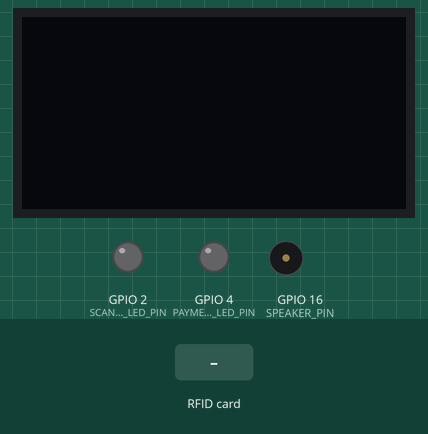
The program below on a simulated ESP32. On the bench: 128×64 one-colour display, output pins drawn as LEDs (lit = HIGH), buzzer (waves = sounding). Inputs (shaded band) come from the test bench. WiFi joins after 1.5 s; servers stay silent unless stated; no MQTT or app messages arrive unless stated; what the program prints to the serial monitor is not drawn.

Above: at 2.8 s.
2.9 s: RFID card 04 11 22 33 44 55 66 held to the reader
At 3.2 s:
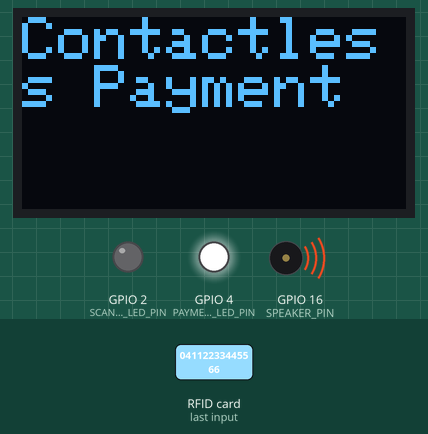
5.2 s: RFID card 11 22 33 44 held to the reader
At 5.9 s:
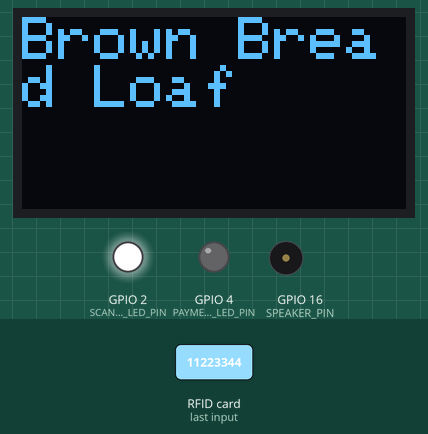
7.5 s: RFID card 5E 7A 19 C4 held to the reader
At 8.2 s:
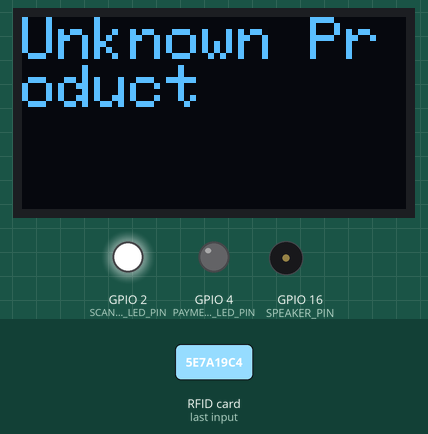
9.8 s: RFID card 55 66 77 88 held to the reader
At 10.4 s:
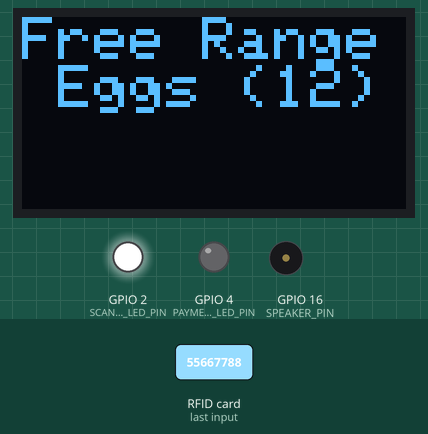
Timing chart, 0 to 12.8 s (numbered marks = the images above; inputs shaded):
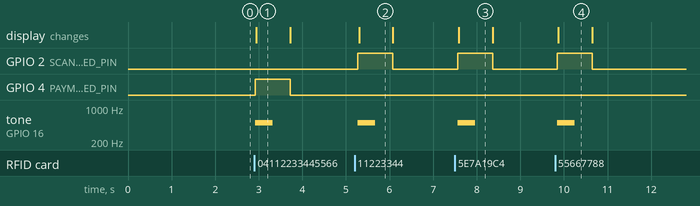

The program:

main.cpp
```cpp
#include <WiFi.h>
#include <PubSubClient.h>
#include <SPI.h>
#include <MFRC522.h>
#include <WiFiClientSecure.h>
#include <Wire.h>
#include <Adafruit_GFX.h>
#include <Adafruit_SSD1306.h>
#include <unordered_map>

// Root CA (same as before)
const char *digicertRootCA = R"EOF(
-----BEGIN CERTIFICATE-----
MIIDjjCCAnagAwIBAgIQAzrx5qcRqaC7KGSxHQn65TANBgkqhkiG9w0BAQsFADBh
MQswCQYDVQQGEwJVUzEVMBMGA1UEChMMRGlnaUNlcnQgSW5jMRkwFwYDVQQLExB3
d3cuZGlnaWNlcnQuY29tMSAwHgYDVQQDExdEaWdpQ2VydCBHbG9iYWwgUm9vdCBH
MjAeFw0xMzA4MDExMjAwMDBaFw0zODAxMTUxMjAwMDBaMGExCzAJBgNVBAYTAlVT
MRUwEwYDVQQKEwxEaWdpQ2VydCBJbmMxGTAXBgNVBAsTEHd3dy5kaWdpY2VydC5j
b20xIDAeBgNVBAMTF0RpZ2lDZXJ0IEdsb2JhbCBSb290IEcyMIIBIjANBgkqhkiG
9w0BAQEFAAOCAQ8AMIIBCgKCAQEAuzfNNNx7a8myaJCtSnX/RrohCgiN9RlUyfuI
2/Ou8jqJkTx65qsGGmvPrC3oXgkkRLpimn7Wo6h+4FR1IAWsULecYxpsMNzaHxmx
1x7e/dfgy5SDN67sH0NO3Xss0r0upS/kqbitOtSZpLYl6ZtrAGCSYP9PIUkY92eQ
q2EGnI/yuum06ZIya7XzV+hdG82MHauVBJVJ8zUtluNJbd134/tJS7SsVQepj5Wz
tCO7TG1F8PapspUwtP1MVYwnSlcUfIKdzXOS0xZKBgyMUNGPHgm+F6HmIcr9g+UQ
vIOlCsRnKPZzFBQ9RnbDhxSJITRNrw9FDKZJobq7nMWxM4MphQIDAQABo0IwQDAP
BgNVHRMBAf8EBTADAQH/MA4GA1UdDwEB/wQEAwIBhjAdBgNVHQ4EFgQUTiJUIBiV
5uNu5g/6+rkS7QYXjzkwDQYJKoZIhvcNAQELBQADggEBAGBnKJRvDkhj6zHd6mcY
1Yl9PMWLSn/pvtsrF9+wX3N3KjITOYFnQoQj8kVnNeyIv/iPsGEMNKSuIEyExtv4
NeF22d+mQrvHRAiGfzZ0JFrabA0UWTW98kndth/Jsw1HKj2ZL7tcu7XUIOGZX1NG
Fdtom/DzMNU+MeKNhJ7jitralj41E6Vf8PlwUHBHQRFXGU7Aj64GxJUTFy8bJZ91
8rGOmaFvE7FBcf6IKshPECBV1/MUReXgRPTqh5Uykw7+U0b6LJ3/iyK5S9kJRaTe
pLiaWN0bfVKfjllDiIGknibVb63dDcY3fe0Dkhvld1927jyNxF1WW6LZZm6zNTfl
MrY=
-----END CERTIFICATE-----
)EOF";

// WiFi credentials
const char *ssid = "Wokwi-GUEST";
const char *password = "";

// Azure IoT Hub settings
const char *mqtt_server = "smart-cart-iot-hub.azure-devices.net";
const int mqtt_port = 8883;
const char *deviceId = "smartcart-cart-1";
const char *sasToken = "SharedAccessSignature sr=smart-cart-iot-hub.azure-devices.net%2Fdevices%2Fsmartcart-cart-1&sig=1N7680ZHyT4QrAJPgVqW55LjXjmqPQhxc1eaS70h0wo%3D&se=1783347727";

WiFiClientSecure wifiClient;
PubSubClient client(wifiClient);

// RFID setup
#define SS_PIN1 5
#define RST_PIN1 22
MFRC522 rfid1(SS_PIN1, RST_PIN1);

#define SS_PIN2 17
#define RST_PIN2 21
MFRC522 rfid2(SS_PIN2, RST_PIN2);

// Speaker
#define SPEAKER_PIN 16

// LED
#define SCANNER_LED_PIN 2
#define PAYMENT_LED_PIN 4

// Display
#define SCREEN_WIDTH 128
#define SCREEN_HEIGHT 64
Adafruit_SSD1306 display(SCREEN_WIDTH, SCREEN_HEIGHT, &Wire, -1);

void setup()
{
  pinMode(SPEAKER_PIN, OUTPUT);
  pinMode(SCANNER_LED_PIN, OUTPUT);
  pinMode(PAYMENT_LED_PIN, OUTPUT);

  Wire.begin(21, 22);

  if (!display.begin(SSD1306_SWITCHCAPVCC, 0x3C))
  {
    Serial.println(F("SSD1306 allocation failed"));
    for (;;)
      ;
  }

  Serial.begin(115200);
  WiFi.begin(ssid, password);

  while (WiFi.status() != WL_CONNECTED)
  {
    delay(500);
    Serial.print(".");
  }
  Serial.println("WiFi connected");

  wifiClient.setCACert(digicertRootCA);
  client.setServer(mqtt_server, mqtt_port);
  client.setBufferSize(1024);

  SPI.begin();
  rfid1.PCD_Init();
  rfid2.PCD_Init();

  display.setTextSize(2);
  display.setTextColor(SSD1306_WHITE);
  display.clearDisplay();
  Serial.println("Setup is done");
}

void reconnect()
{
  while (!client.connected())
  {
    Serial.print("Attempting MQTT connection...");
    String mqttUsername = String(mqtt_server) + "/" + String(deviceId) + "/?api-version=2021-04-12";
    if (client.connect(deviceId, mqttUsername.c_str(), sasToken))
    {
      Serial.println("connected");
    }
    else
    {
      Serial.print("failed, rc=");
      Serial.print(client.state());
      delay(5000);
    }
  }
}

String getUid(MFRC522 &reader)
{
  String uidStr = String(reader.uid.uidByte[0], HEX);
  for (byte i = 1; i < reader.uid.size; i++)
  {
    uidStr += ":";
    uidStr += String(reader.uid.uidByte[i], HEX);
  }

  uidStr.toUpperCase();
  return uidStr;
}

String getProductName(const String &uid)
{
  struct Entry
  {
    const char *uid;
    const char *name;
  };

  static const Entry productMap[] = {
      {"04:11:22:33:44:55:66", "Sparkling Water 1.5L"},
      {"11:22:33:44", "Brown Bread Loaf"},
      {"55:66:77:88", "Free Range Eggs (12)"},
      {"AA:BB:CC:DD", "Cola 330ml Can"},
      {"C0:FF:EE:99", "Orange Juice 1L"},
      {"DE:AD:BE:EF", "Cola 330ml Can"}};

  for (auto &entry : productMap)
  {
    if (uid == entry.uid)
    {
      return String(entry.name);
    }
  }
  return "Unknown Product";
}

void loop()
{
  if (!client.connected())
  {
    reconnect();
  }
  client.loop();

  display.setCursor(0, 0);

  // Reader 1 → Azure IoT Hub - For Product Scan
  if (rfid1.PICC_IsNewCardPresent() && rfid1.PICC_ReadCardSerial())
  {
    digitalWrite(SCANNER_LED_PIN, HIGH);
    tone(SPEAKER_PIN, 500, 400);

    String uidStr = getUid(rfid1);
    Serial.println("Reader1 UID: " + uidStr);

    display.println(getProductName(uidStr));
    display.display();

    String payload = "{";
    payload += "\"Uid\":\"" + uidStr + "\",";
    payload += "\"CartId\":1,";
    payload += "\"Timestamp\":\"2026-06-06T08:30:00Z\",";
    payload += "\"EventType\":\"1\"";
    payload += "}";

    String topic = "devices/" + String(deviceId) + "/messages/events/";
    client.publish(topic.c_str(), payload.c_str());

    rfid1.PICC_HaltA();
    rfid1.PCD_StopCrypto1();

    delay(750);
    display.clearDisplay();
    display.display();
    digitalWrite(SCANNER_LED_PIN, LOW);
    noTone(SPEAKER_PIN);
  }

  // Reader 2 → Azure IoT Hub - For Payments
  if (rfid2.PICC_IsNewCardPresent() && rfid2.PICC_ReadCardSerial())
  {
    digitalWrite(PAYMENT_LED_PIN, HIGH);
    tone(SPEAKER_PIN, 500, 400);

    String uidStr = getUid(rfid2);
    Serial.println("Reader2 UID: " + uidStr);

    display.println("Contactless Payment");
    display.display();

    String payload = "{";
    payload += "\"Uid\":\"" + uidStr + "\",";
    payload += "\"CartId\":1,";
    payload += "\"Timestamp\":\"2026-06-06T08:30:00Z\",";
    payload += "\"EventType\":\"2\"";
    payload += "}";

    String topic = "devices/" + String(deviceId) + "/messages/events/";
    client.publish(topic.c_str(), payload.c_str());

    rfid2.PICC_HaltA();
    rfid2.PCD_StopCrypto1();

    delay(750);
    display.clearDisplay();
    display.display();
    digitalWrite(PAYMENT_LED_PIN, LOW);
    noTone(SPEAKER_PIN);
  }

  delay(50);
}
```

Measured:
- after the input at 2.9 s, GPIO 4 (PAYMENT_LED_PIN): LOW → HIGH at once, → LOW 0.80 s later; tone on GPIO 16 (SPEAKER_PIN): silent → 500 Hz at once, → silent 0.40 s later; the display: changes at once (image 1)
- after the input at 5.2 s, GPIO 2 (SCANNER_LED_PIN): LOW → HIGH after 0.08 s, → LOW 0.80 s later; tone on GPIO 16 (SPEAKER_PIN): silent → 500 Hz after 0.08 s, → silent 0.40 s later; the display: changes after 0.10 s (image 2)
- after the input at 7.5 s, GPIO 2 (SCANNER_LED_PIN): LOW → HIGH after 0.06 s, → LOW 0.80 s later; tone on GPIO 16 (SPEAKER_PIN): silent → 500 Hz after 0.06 s, → silent 0.40 s later; the display: changes after 0.09 s (image 3)
- after the input at 9.8 s, GPIO 2 (SCANNER_LED_PIN): LOW → HIGH after 0.05 s, → LOW 0.80 s later; tone on GPIO 16 (SPEAKER_PIN): silent → 500 Hz after 0.05 s, → silent 0.40 s later; the display: changes after 0.07 s (image 4)
- what the display in image 1 shows lasts 0.8 s, from 2.9 s to 3.7 s
